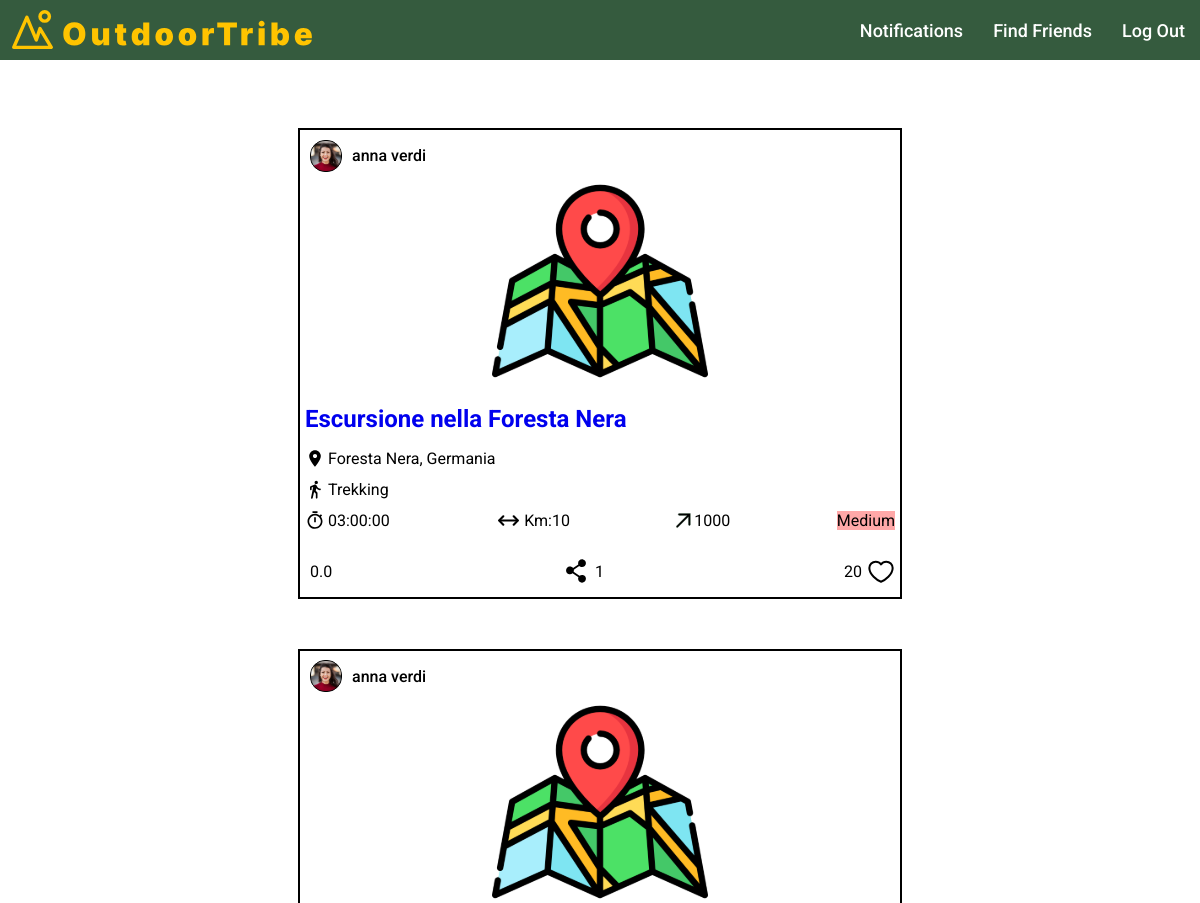
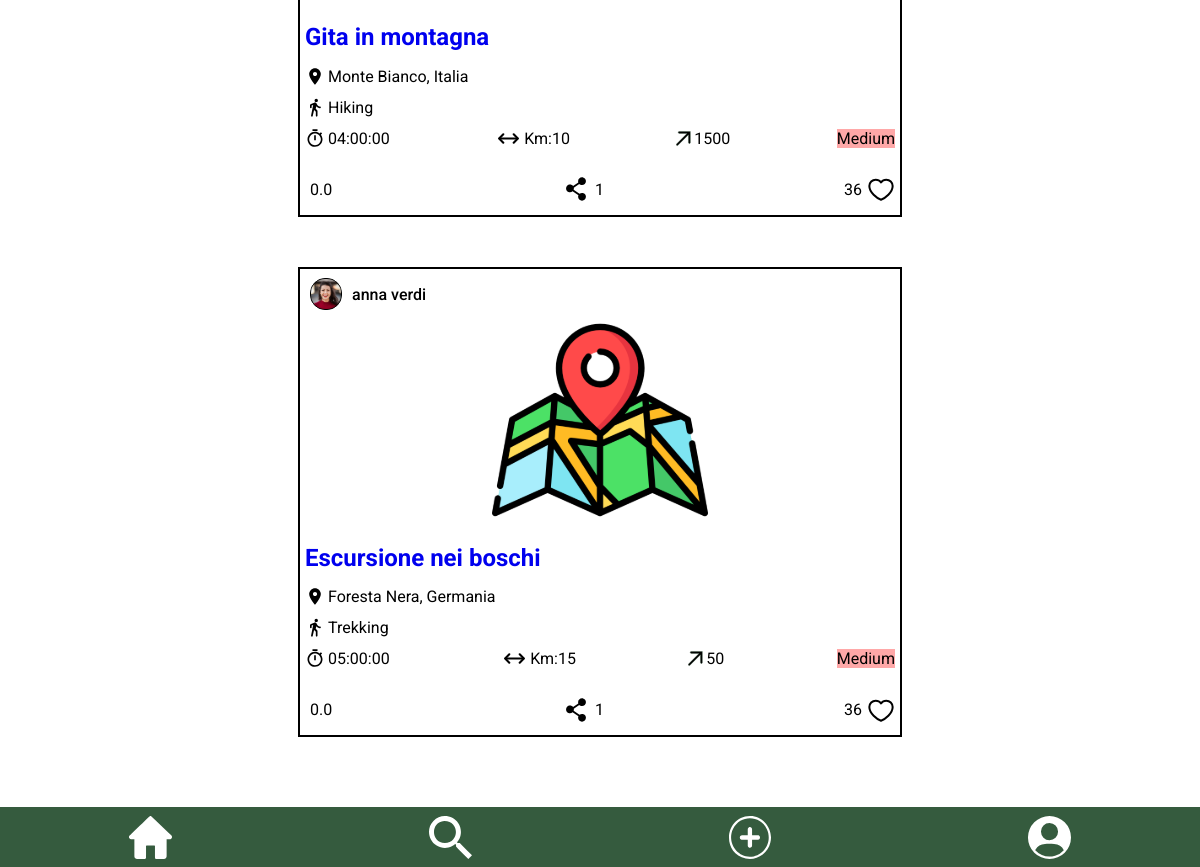
The app's page /public/adeventuresdone.php (signed in) with its own data (2 pictures, top to bottom).
### tables this page shows
CREATE TABLE `post` (
  `id` int NOT NULL,
  `user_id` int NOT NULL,
  `title` varchar(255) NOT NULL,
  `location` varchar(100) NOT NULL,
  `activity` varchar(100) NOT NULL,
  `duration` varchar(255) DEFAULT NULL,
  `length` float DEFAULT NULL,
  `max_altitude` float DEFAULT NULL,
  `min_altitude` float DEFAULT NULL,
  `max_ascent` float DEFAULT NULL,
  `min_descent` float DEFAULT NULL,
  `difficulty` varchar(6) DEFAULT NULL,
  `likes` int DEFAULT NULL,
  `created_at` timestamp NOT NULL DEFAULT CURRENT_TIMESTAMP
);

CREATE TABLE `photo` (
  `id` int NOT NULL,
  `post_id` int DEFAULT NULL,
  `user_id` int DEFAULT NULL,
  `name` text NOT NULL
);

CREATE TABLE `user` (
  `id` int NOT NULL,
  `name` varchar(100) NOT NULL,
  `surname` varchar(100) NOT NULL,
  `email` varchar(100) NOT NULL,
  `password` varchar(100) NOT NULL
);

### admin/functions.php (called while the page is built, shortened)
<?php
function getProfilePhotoUrl($conn, $user_id)
{
  $query_photo_profile = "SELECT name FROM photo WHERE user_id = $user_id AND post_id IS NULL";
  $result_photo_profile = $conn->query($query_photo_profile);
  if ($result_photo_profile->num_rows > 0) {
    $photo_profile_row = $result_photo_profile->fetch_assoc();
    $profile_photo_url = "./../uploads/photos/profile/" . $photo_profile_row['name'];
  } else {
    $profile_photo_url = "./../assets/icons/profile.svg";
  }
  return $profile_photo_url;
}
function getAverageRating($conn, $post_id)
{
  $query_average_rating = "SELECT AVG(rating) AS average_rating FROM post_ratings WHERE post_id = ?";
  $stmt_avg_rating = $conn->prepare($query_average_rating);
  $stmt_avg_rating->bind_param("i", $post_id);
  $stmt_avg_rating->execute();
  $result_avg_rating = $stmt_avg_rating->get_result();
  $average_rating_row = $result_avg_rating->fetch_assoc();
  $average_rating = $average_rating_row['average_rating'];
  if ($average_rating === null) {
    $average_rating = 0;
  }
  return $average_rating;
}

### templates/post/post.php (the view, shortened to what this page needs)
<div class="post-container">
  <div class="username-container">
    <img class="user-picture" src="<?php echo $profile_photo_url; ?>" alt="username-picture">
    <?php if (!is_null($user_id)) : ?>
      <a href="otherprofile.php?id=<?php echo $user_id; ?>">
        <p class="username"><?php echo $username; ?></p>
      </a>
    <?php else : ?>
      <p class="username"><?php echo $username; ?></p>
    <?php endif; ?>
  </div>
  <div class="photo-container">
    <div class="map">
      <img src="./../assets/icons/map.svg" alt="post-picture">
    </div>
  </div>
  <div class="info-container">
    <div class="title">
      <?php if (!$is_post_details) : ?>
        <h2><a href="post_details.php?id=<?php echo $post_id; ?>"><?php echo $title; ?></a></h2>
      <?php else : ?>
        <h2><?php echo $title; ?></h2>
      <?php endif; ?>
    </div>
    <div class="location">
      <img src="./../assets/icons/location.svg" alt="location-icon">
      <p><?php echo $location; ?></p>
    </div>
    <div class="activity">
      <img src="./../assets/icons/activity.svg" alt="activity-icon">
      <p><?php echo $activity; ?></p>
    </div>
    <div class="details-container">
      <div class="duration">
        <img src="./../assets/icons/time.svg" alt="duration-activity-icon">
        <p><?php echo $duration; ?></p>
      </div>
      <div class="length">
        <img src="./../assets/icons/length.svg" alt="length-activity-icon">
        <p>Km:<?php echo $length; ?></p>
      </div>
      <div class="altitude">
        <img src="./../assets/icons/altitude.svg" alt="altitude-activity-icon">
        <p><?php echo $altitude; ?></p>
      </div>
      <div class="difficulty-<?php echo strtolower($difficulty); ?>">
        <p><?php echo $difficulty; ?></p>
      </div>
    </div>
    <div class="rating-likes">
      <div class="rating">
        <p> <?php echo number_format($average_rating, 1); ?> </p>
      </div>
      <div class="shares">
        <img src="../assets/icons/shared.svg" alt="shared-icon">
        <p><?php echo $shares; ?></p>
      </div>
      <div class="likes">
        <p id="likes-<?php echo $post_id; ?>" data-post-id="<?php echo $post_id; ?>" class="likes-count"><?php echo $likes; ?></p>
        <div class="<?php echo $like_icon_class; ?>" data-post-id="<?php echo $post_id; ?>"></div>
      </div>
    </div>
  </div>
</div>

### public/adeventuresdone.php (shortened to what this page needs)
<?php
include("./../server/connection.php");
include("./../admin/functions.php");
?>
<!DOCTYPE html>
<html lang="en">
<head>
    <link rel="stylesheet" href="./../templates/header/header.css">
    <link rel="stylesheet" href="./../templates/footer/footer.css">
    <link rel="stylesheet" href="./../templates/post/post.css">
    <link rel="stylesheet" href="./../templates/popup-likes/popup-likes.css">
    <link rel="stylesheet" href="./styles/done.css">
</head>
<body>
    <main>
        <?php
        $current_user_id = $_SESSION['user_id'];
        $query = "SELECT post.id, post.title, post.location, post.user_id AS post_user_id, post.duration, post.length, post.max_altitude, post.difficulty, post.activity, post.likes,
            (SELECT COUNT(*) FROM shared_post WHERE post_id = post.id) AS shares,
            (SELECT COUNT(*) FROM likes WHERE post_id = post.id AND user_id = ?) AS user_liked,
            user.name AS user_name, user.surname AS user_surname
            FROM post
            INNER JOIN shared_post ON post.id = shared_post.post_id
            INNER JOIN user ON post.user_id = user.id
            WHERE shared_post.user_id = ?";
        $stmt = $conn->prepare($query);
        $stmt->bind_param("ii", $current_user_id, $current_user_id);
        $stmt->execute();
        $result = $stmt->get_result();
        if ($result->num_rows > 0) {
            while ($post = $result->fetch_assoc()) {
                $profile_photo_url = getProfilePhotoUrl($conn, $post['post_user_id']);
                $average_rating = getAverageRating($conn, $post['id']);
                $user_id = ($post['post_user_id'] == $current_user_id) ? null : $post['post_user_id'];
                $shares = $post['shares'];
                $post_id = $post['id'];
                $username = $post['user_name'] . ' ' . $post['user_surname'];
                $title = $post['title'];
                $location = $post['location'];
                $activity = $post['activity'];
                $duration = $post['duration'];
                $length = $post['length'];
                $altitude = $post['max_altitude'];
                $difficulty = $post['difficulty'];
                $likes = $post['likes'];
                $like_icon_class = $post['user_liked'] ? 'like-icon liked' : 'like-icon';
                $is_post_details = false;
                include("./../templates/post/post.php");
            }
        } else {
            echo "<h2>Non hai ancora condiviso nessuna avventura</h2>";
        }
        ?>
    </main>
</body>
</html>

### templates/header/header.css (style rules this page uses)
header { font-family: "Roboto", sans-serif; height: 60px; display: flex; flex-direction: row; background-color: #355B3E; align-items:center; margin: auto; position: fixed; top: 0; left: 0; right: 0; z-index: 1; }
.left-section { flex: 1; display: flex; }
.right-section { display: flex; align-items: center; }
.logo { margin-left: 10px; height: 45px; }
.menu { position: absolute; top: 65px; right: 0px; width: 130px; background-color: #355B3E; color: #ffffff; padding: 20px; align-items: center; }
.menu a { color: #ffffff; font-weight: 500; font-size: 18px; text-decoration: none; padding: 0 15px; }
@media screen and (min-width: 769px) { .menu { position: static; width: auto; background-color: transparent; color: inherit; padding: 0; display: flex; flex-direction: row; } }

### templates/footer/footer.css (style rules this page uses)
.footer-nav { height: 60px; display: flex; flex-direction: row; background-color: #355B3E; align-items:center; margin: auto; justify-content:space-around; position: fixed; bottom: 0; left: 0; right: 0; }
.footer-nav img { height: 43px; margin-top: 5px; }

### templates/post/post.css (style rules this page uses)
.post-container { display: flex; flex-direction: column; justify-content: center; margin-top: 50px; margin-bottom: 30px; border: 2px solid black; min-width: 400px; }
.username-container { margin-left: 10px; display: flex; align-items: center; }
.user-picture { height: 30px; width: 30px; background-color: black; border: 1.2px solid black; border-radius: 15px; object-fit: cover; }
.username { margin-left: 10px; font-weight: 500; }
.photo-container { display: flex; justify-content: center; }
.map img { max-height: 200px; }
.title h2 { color: #355B3E; }
.title h2 a { text-decoration: none; }
.location, .activity, .duration, .length, .altitude, .details-container, .rating-likes, .rating, .likes, .shares { display: flex; }
.likes { align-items: center; cursor: pointer; }
.rating, .shares { align-items: center; }
.likes p, .shares p { margin: 0 5px; }
.like-icon { width: 28px; height: 28px; background-image: url('./../../assets/icons/like.svg'); background-repeat: no-repeat; }
.location, .activity, .details-container { margin-top: -20px; }
.rating-likes img { height: 28px; }
.rating p { margin-left: 5px; }
.details-container, .rating-likes { justify-content: space-between; }
.location img, .activity img, .duration img { min-height: 20px; margin-right: 3px; }
.length img { min-width: 25px; margin-right: 3px; }
.altitude img { min-width: 15px; margin-right: 3px; }
.info-container { margin: 0 5px; }
.difficulty-medium p { background-color: #FFA8A8; }
@media screen and (min-width: 900px) { .post-container { min-width: 600px; } }

### public/styles/done.css (style rules this page uses)
body { display: flex; justify-content: center; font-family: "Roboto", sans-serif; margin-bottom: 100px; }
main { margin-top: 70px; }

### records on screen
post: user.name (picture), user.surname "anna verdi", title "Escursione nella Foresta Nera", location "Foresta Nera, Germania", activity "Trekking", duration "03:00:00", length "10", max_altitude "1000", difficulty "Medium", average_rating "0.0", shares "1", likes "20"
post: user.name (picture), user.surname "anna verdi", title "Gita in montagna", location "Monte Bianco, Italia", activity "Hiking", duration "04:00:00", length "10", max_altitude "1500", difficulty "Medium", average_rating "0.0", shares "1", likes "36"
post: user.name (picture), user.surname "anna verdi", title "Escursione nei boschi", location "Foresta Nera, Germania", activity "Trekking", duration "05:00:00", length "15", max_altitude "50", difficulty "Medium", average_rating "0.0", shares "1", likes "36"
